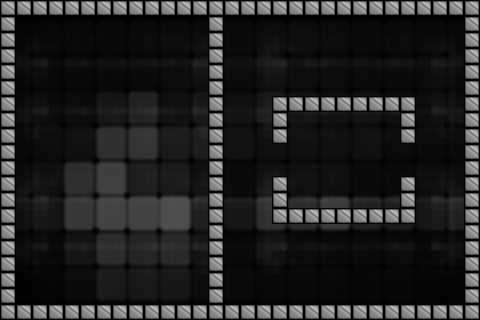

A 2D game scene composited from a Tiled map and its tileset images. What follows is a short description and the map's XML, with each tile layer's data collapsed to a summary:
An orthogonal 30x20 tile map with 16x16 px tiles, 2 tile layers (Back, Front), 2 tilesets.

<map version="1.0" orientation="orthogonal" width="30" height="20" tilewidth="16" tileheight="16">
 <tileset firstgid="1" name="Borders" tilewidth="16" tileheight="16">
  <image source="cbox-borders_x16.png" trans="ff00ff" width="112" height="16" />
 </tileset>
 <tileset firstgid="8" name="BG" tilewidth="160" tileheight="160">
  <image source="arena.png" trans="ff00ff" width="480" height="320" />
 </tileset>
 <layer name="Back" width="30" height="20">
  <data>[600 cells, 6 non-empty, 6 distinct tile ids]</data>
 </layer>
 <layer name="Front" width="30" height="20">
  <data>[600 cells, 140 non-empty, 1 distinct tile ids]</data>
 </layer>
</map>
